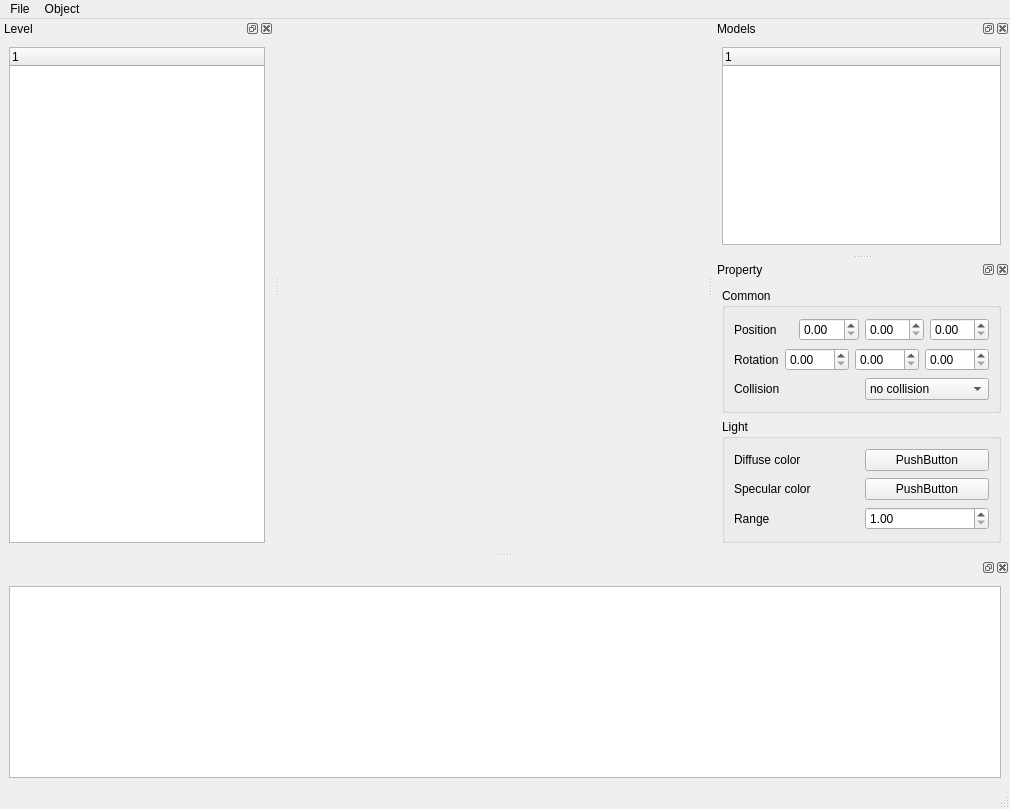
<?xml version="1.0" encoding="UTF-8"?>
<ui version="4.0">
 <class>MainWindow</class>
 <widget class="QMainWindow" name="MainWindow">
  <property name="geometry">
   <rect>
    <x>0</x>
    <y>0</y>
    <width>1010</width>
    <height>809</height>
   </rect>
  </property>
  <property name="windowTitle">
   <string>MainWindow</string>
  </property>
  <widget class="QWidget" name="centralwidget">
   <layout class="QVBoxLayout" name="verticalLayout">
    <item>
     <widget class="QOgreWidget" name="ogrewidget" native="true"/>
    </item>
   </layout>
  </widget>
  <widget class="QMenuBar" name="menubar">
   <property name="geometry">
    <rect>
     <x>0</x>
     <y>0</y>
     <width>1010</width>
     <height>21</height>
    </rect>
   </property>
   <widget class="QMenu" name="menuFile">
    <property name="title">
     <string>File</string>
    </property>
    <addaction name="actionNew"/>
    <addaction name="actionOpen"/>
    <addaction name="actionSave"/>
   </widget>
   <widget class="QMenu" name="menuObject">
    <property name="title">
     <string>Object</string>
    </property>
    <addaction name="actionCreate_Terrain"/>
    <addaction name="actionCreate_NPC"/>
    <addaction name="actionCreate_PC"/>
   </widget>
   <addaction name="menuFile"/>
   <addaction name="menuObject"/>
  </widget>
  <widget class="QStatusBar" name="statusbar"/>
  <widget class="QDockWidget" name="projectDock">
   <property name="windowTitle">
    <string>Level</string>
   </property>
   <attribute name="dockWidgetArea">
    <number>1</number>
   </attribute>
   <widget class="QWidget" name="dockWidgetContents">
    <layout class="QVBoxLayout" name="verticalLayout_2">
     <item>
      <widget class="QTreeWidget" name="levelTree">
       <column>
        <property name="text">
         <string notr="true">1</string>
        </property>
       </column>
      </widget>
     </item>
    </layout>
   </widget>
  </widget>
  <widget class="QDockWidget" name="modelDock">
   <property name="windowTitle">
    <string>Models</string>
   </property>
   <attribute name="dockWidgetArea">
    <number>2</number>
   </attribute>
   <widget class="QWidget" name="dockWidgetContents_2">
    <layout class="QVBoxLayout" name="verticalLayout_3">
     <item>
      <widget class="QTreeWidget" name="objects">
       <column>
        <property name="text">
         <string notr="true">1</string>
        </property>
       </column>
      </widget>
     </item>
    </layout>
   </widget>
  </widget>
  <widget class="QDockWidget" name="properyDock">
   <property name="windowTitle">
    <string>Property</string>
   </property>
   <attribute name="dockWidgetArea">
    <number>2</number>
   </attribute>
   <widget class="QWidget" name="dockWidgetContents_3">
    <layout class="QVBoxLayout" name="verticalLayout_4">
     <item>
      <widget class="QGroupBox" name="groupBox">
       <property name="title">
        <string>Common</string>
       </property>
       <layout class="QVBoxLayout" name="verticalLayout_5">
        <item>
         <layout class="QHBoxLayout" name="positionLayout">
          <item>
           <widget class="QLabel" name="label">
            <property name="text">
             <string>Position</string>
            </property>
           </widget>
          </item>
          <item>
           <widget class="QDoubleSpinBox" name="px"/>
          </item>
          <item>
           <widget class="QDoubleSpinBox" name="py"/>
          </item>
          <item>
           <widget class="QDoubleSpinBox" name="pz"/>
          </item>
         </layout>
        </item>
        <item>
         <layout class="QHBoxLayout" name="rotationLayout">
          <item>
           <widget class="QLabel" name="label_2">
            <property name="text">
             <string>Rotation</string>
            </property>
           </widget>
          </item>
          <item>
           <widget class="QDoubleSpinBox" name="rx">
            <property name="maximum">
             <double>360.000000000000000</double>
            </property>
           </widget>
          </item>
          <item>
           <widget class="QDoubleSpinBox" name="ry">
            <property name="maximum">
             <double>360.000000000000000</double>
            </property>
           </widget>
          </item>
          <item>
           <widget class="QDoubleSpinBox" name="rz">
            <property name="maximum">
             <double>360.000000000000000</double>
            </property>
           </widget>
          </item>
         </layout>
        </item>
        <item>
         <layout class="QHBoxLayout" name="horizontalLayout_4">
          <item>
           <widget class="QLabel" name="label_6">
            <property name="text">
             <string>Collision</string>
            </property>
           </widget>
          </item>
          <item>
           <widget class="QComboBox" name="comboBox">
            <item>
             <property name="text">
              <string>no collision</string>
             </property>
            </item>
            <item>
             <property name="text">
              <string>static</string>
             </property>
            </item>
            <item>
             <property name="text">
              <string>dynamic</string>
             </property>
            </item>
           </widget>
          </item>
         </layout>
        </item>
       </layout>
      </widget>
     </item>
     <item>
      <widget class="QGroupBox" name="lightGroup">
       <property name="title">
        <string>Light</string>
       </property>
       <layout class="QVBoxLayout" name="verticalLayout_6">
        <item>
         <layout class="QHBoxLayout" name="horizontalLayout_3">
          <item>
           <widget class="QLabel" name="label_3">
            <property name="text">
             <string>Diffuse color</string>
            </property>
           </widget>
          </item>
          <item>
           <widget class="QPushButton" name="diffuse_light">
            <property name="autoFillBackground">
             <bool>true</bool>
            </property>
            <property name="text">
             <string>PushButton</string>
            </property>
            <property name="flat">
             <bool>false</bool>
            </property>
           </widget>
          </item>
         </layout>
        </item>
        <item>
         <layout class="QHBoxLayout" name="horizontalLayout">
          <item>
           <widget class="QLabel" name="label_4">
            <property name="text">
             <string>Specular color</string>
            </property>
           </widget>
          </item>
          <item>
           <widget class="QPushButton" name="specular_light">
            <property name="text">
             <string>PushButton</string>
            </property>
           </widget>
          </item>
         </layout>
        </item>
        <item>
         <layout class="QHBoxLayout" name="horizontalLayout_2">
          <item>
           <widget class="QLabel" name="label_5">
            <property name="text">
             <string>Range</string>
            </property>
           </widget>
          </item>
          <item>
           <widget class="QDoubleSpinBox" name="range_light">
            <property name="minimum">
             <double>1.000000000000000</double>
            </property>
            <property name="maximum">
             <double>1000.000000000000000</double>
            </property>
           </widget>
          </item>
         </layout>
        </item>
       </layout>
      </widget>
     </item>
    </layout>
   </widget>
  </widget>
  <widget class="QDockWidget" name="messageDock">
   <attribute name="dockWidgetArea">
    <number>8</number>
   </attribute>
   <widget class="QWidget" name="dockWidgetContents_4">
    <layout class="QVBoxLayout" name="verticalLayout_7">
     <item>
      <widget class="QListWidget" name="messageList"/>
     </item>
    </layout>
   </widget>
  </widget>
  <action name="actionNew">
   <property name="text">
    <string>New</string>
   </property>
  </action>
  <action name="actionOpen">
   <property name="text">
    <string>Open</string>
   </property>
  </action>
  <action name="actionSave">
   <property name="text">
    <string>Save</string>
   </property>
  </action>
  <action name="actionCreate_Terrain">
   <property name="text">
    <string>Create Terrain</string>
   </property>
  </action>
  <action name="actionCreate_NPC">
   <property name="text">
    <string>Create NPC</string>
   </property>
  </action>
  <action name="actionCreate_PC">
   <property name="text">
    <string>Create PC</string>
   </property>
  </action>
 </widget>
 <customwidgets>
  <customwidget>
   <class>QOgreWidget</class>
   <extends>QWidget</extends>
   <header>qogrewidget.h</header>
   <container>1</container>
  </customwidget>
 </customwidgets>
 <resources/>
 <connections/>
</ui>
